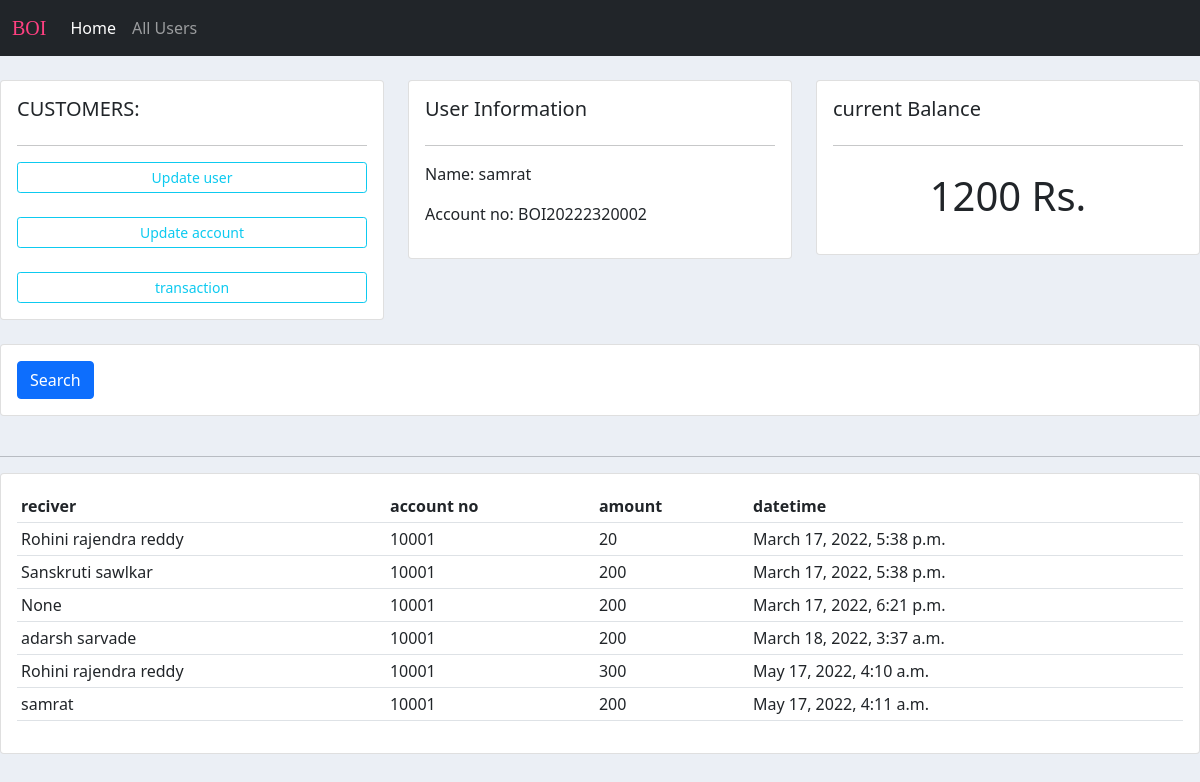
The app's page /accountholder19 with its own data.
### accounts/models.py (models this page shows, shortened)
class bankaccount(models.Model):
	username=models.ForeignKey(user,null=True,on_delete=models.SET_NULL)
	curr_balance=models.IntegerField(null=True,default=1000)
	acno=models.IntegerField(null=True)
	types=(
		('Saving','Saving'),
		('current','current'),
		('Fixed','Fixed'),
		)
	actype=models.CharField(max_length=200,null=True,choices=types)
	branches=(
		('Latur','Latur'),
		('Barshi','Barshi'),
		('Pune','Pune'),
		('Nanded','Nanded'),
		('Ausa','Ausa'),
		)
	branch=models.CharField(max_length=200,null=True,choices=branches)
	def __str__(self):
		return str(self.acno)

class user(models.Model):
	name=models.CharField(max_length=200,null=True)
	email=models.CharField(max_length=200,null=True)
	address=models.CharField(max_length=200,null=True)
	Adhar_no=models.CharField(max_length=12,null=True)
	def __str__(self):
		return self.name

class transaction(models.Model):
	recivername=models.ForeignKey(user,null=True,on_delete=models.SET_NULL)
	accountno=models.ForeignKey(bankaccount,null=True,on_delete=models.SET_NULL,default='')
	amount=models.IntegerField(null=True)
	datetime=models.DateTimeField(null=True,auto_now_add=True)

### accounts/views.py (the view)
# urls.py: path('accountholder<str:pk>',views.accountholder,name='accountholder'),
def accountholder(request,pk):
	banks=bankaccount.objects.get(username=pk)
	trans=transaction.objects.all()
	context={'banks':banks,'trans':trans}
	return render(request,'accounts/accountholder.html',context)

### accounts/templates/accounts/accountholder.html
{% extends 'accounts/main.html' %}
{% block body %}
<br>
  <div class="row">
    <div class="col-md">
        <div class="card card-body">
        <h5>CUSTOMERS:</h5>
        <hr>
        <a class="btn btn-outline-info btn-sm btn-block" href="{% url 'updateuser' banks.id%}"> Update user
            </a>
            <br>
            <a class="btn btn-outline-info btn-sm btn-block" href="{% url 'updateaccount' banks.id%}"> Update account
            </a>
            <br>
                <a class="btn btn-outline-info btn-sm btn-block" href="{% url 'transaction' banks.id %}"> transaction
            </a>
        </div>
    </div>
  <div class="col-md">
      <div class="card card-body">
          <h5>User Information</h5>
        <hr>
        <p> Name:  {{banks.username}}</p>
        <p> Account no: BOI202223{{banks.acno}} </p>
      </div>
  </div>
  <div class="col-md">
      <div class="card card-body">
          <h5>current Balance</h5>
        <hr>
          <h1 style="text-align:center ;padding:10px">{{banks.curr_balance}} Rs.</h1>
      </div>
  </div>
</div>
<br>
<div class="row">
    <div class="col">
        <div class="card card-body">
            <form method="get">
                <button class="btn btn-primary" type="submit">Search</button>
            </form>
        </div>
    </div>
</div>
<br>
  <div class="row">
    <div class="col-md">
        <hr>
        <div class="card card-body">
            <table class="table table-sm">
                <tr>
                    <th>reciver</th>
                    <th>account no</th>
                    <th>amount</th>
                    <th>datetime</th>
                </tr>
                {% for t in trans %}
                <tr>
                    <td>{{t.recivername}}</td>
                    <td>{{t.accountno}}</td>
                    <td>{{t.amount}}</td>
                    <td>{{t.datetime}}</td>
                {% endfor %}
                </tr>
            </table>
        </div>
    </div>
  </div>
{% endblock body %}

### static/css/main.css (style rules this page uses)
body { background-color: #ebeff5; }

### accounts/templates/accounts/main.html (style rules this page uses)
body { background-color: #ebeff5; }

### records on screen
bankaccount: username "samrat", acno "20002", curr_balance "1200"
transaction: recivername "Rohini rajendra reddy", accountno "10001", amount "20", datetime "March 17, 2022, 5:38 p.m."
transaction: recivername "Sanskruti sawlkar", accountno "10001", amount "200", datetime "March 17, 2022, 5:38 p.m."
transaction: recivername "None", accountno "10001", amount "200", datetime "March 17, 2022, 6:21 p.m."
transaction: recivername "adarsh sarvade", accountno "10001", amount "200", datetime "March 18, 2022, 3:37 a.m."
transaction: recivername "Rohini rajendra reddy", accountno "10001", amount "300", datetime "May 17, 2022, 4:10 a.m."
transaction: recivername "samrat", accountno "10001", amount "200", datetime "May 17, 2022, 4:11 a.m."
